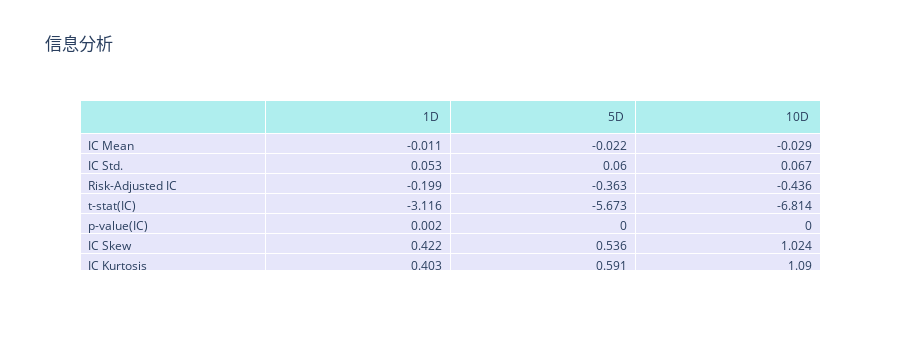
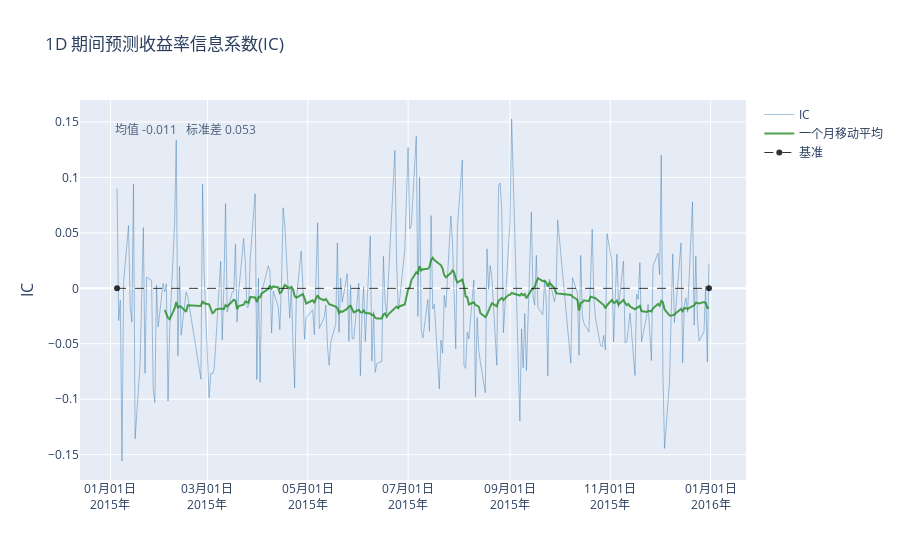
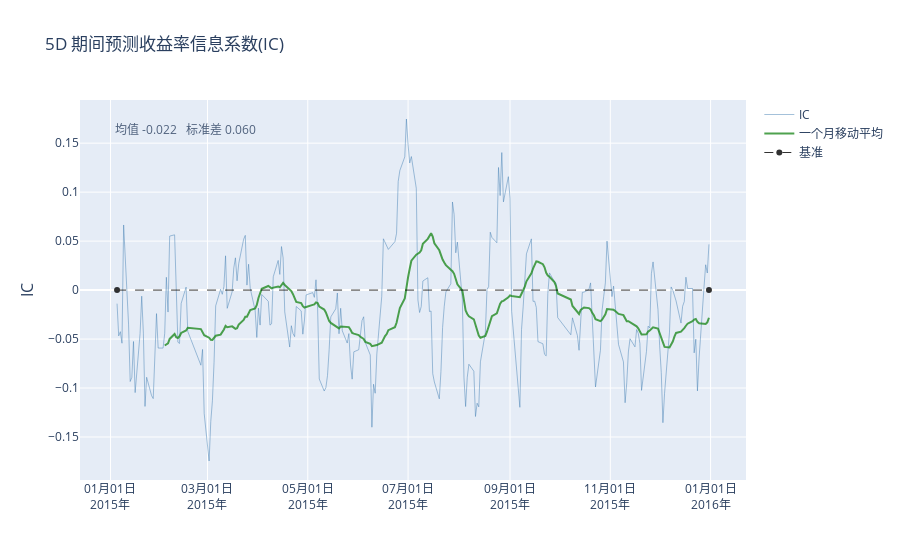
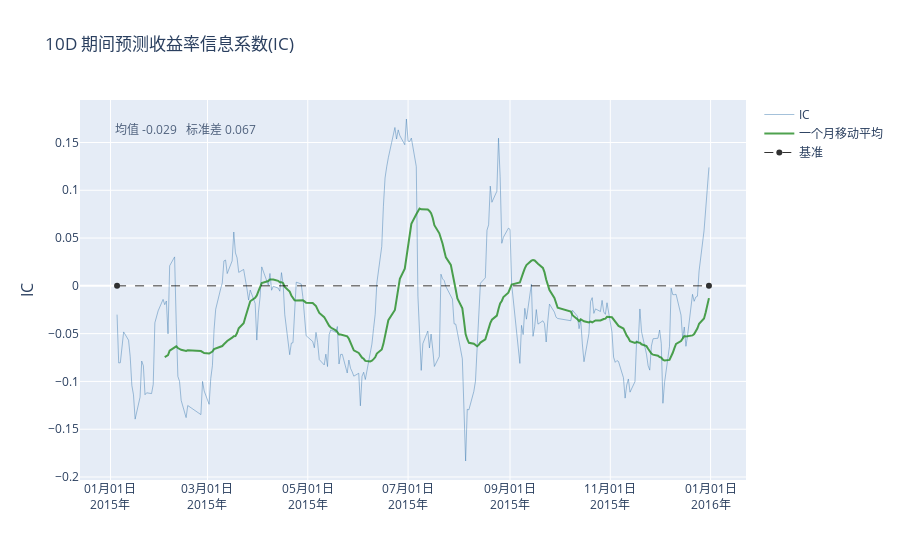

These figures' notebook cell, in order:
### Markdown cell above
## Create Group Neutral Tear Sheets

### Code cell
sector_labels, sector_labels[-1] = dict(Sector.SECTOR_NAMES), "Unknown"

merged_data = get_clean_factor_and_forward_returns(
    factor=factor_data['factor_to_analyze'],
    prices=pricing_data,
    groupby=factor_data['sector'],
    groupby_labels=sector_labels,
    binning_by_group=True,
    periods=(1,5,10)
)

create_information_tear_sheet(merged_data, by_group=True, group_neutral=True)
create_returns_tear_sheet(merged_data, by_group=True, group_neutral=True)

### Figure 1 — Plotly figure (JSON) as saved in the notebook; plotly's stock layout.template omitted (floating-point values rounded to 4 significant figures)
{"data": [{"cells": {"align": ["left", "right"], "fill": {"color": "lavender"}, "values": [["IC Mean", "IC Std.", "Risk-Adjusted IC", "t-stat(IC)", "p-value(IC)", "IC Skew", "IC Kurtosis"], [-0.011, 0.053, -0.199, -3.116, 0.002, 0.422, 0.403], [-0.022, 0.06, -0.363, -5.673, 0, 0.536, 0.591], [-0.029, 0.067, -0.436, -6.814, 0, 1.024, 1.09]]}, "header": {"align": ["left", "right"], "fill": {"color": "paleturquoise"}, "values": ["", "1D <br>", "5D <br>", "10D <br>"]}, "type": "table"}], "layout": {"height": 350, "title": {"text": "信息分析"}}}

### Figure 2 — Plotly figure (JSON) as saved in the notebook; plotly's stock layout.template omitted (floating-point values rounded to 4 significant figures; data arrays with more than 128 entries replaced by an {"elided": "..."} marker saying what was removed)
{"data": [{"line": {"color": "steelblue", "width": 0.7}, "name": "IC", "opacity": 0.7, "type": "scatter", "x": {"elided": "244 str values"}, "y": {"elided": "244 float values"}}, {"line": {"color": "forestgreen", "width": 2}, "name": "一个月移动平均", "opacity": 0.8, "type": "scatter", "x": {"elided": "223 str values"}, "y": {"elided": "223 float values"}}, {"line": {"color": "black", "dash": "dash", "width": 1}, "name": "基准", "opacity": 0.8, "type": "scatter", "x": ["2015-01-05T00:00:00+00:00", "2015-12-31T00:00:00+00:00"], "y": [0, 0]}], "layout": {"annotations": [{"font": {"size": 16}, "showarrow": false, "text": "IC", "textangle": -90, "x": 0, "xanchor": "right", "xref": "paper", "xshift": -40, "y": 0.5, "yanchor": "middle", "yref": "paper"}, {"align": "center", "opacity": 0.8, "showarrow": false, "text": "均值 -0.011 \n 标准差 0.053", "x": 0.05, "xref": "paper", "y": 0.95, "yref": "paper"}], "title": {"text": "1D 期间预测收益率信息系数(IC)"}, "xaxis": {"anchor": "y", "domain": [0, 1], "tickformat": "%m月%d日<br>%Y年"}, "yaxis": {"anchor": "x", "domain": [0, 1], "range": [null, null]}}}

### Figure 3 — Plotly figure (JSON) as saved in the notebook; plotly's stock layout.template omitted (floating-point values rounded to 4 significant figures; data arrays with more than 128 entries replaced by an {"elided": "..."} marker saying what was removed)
{"data": [{"line": {"color": "steelblue", "width": 0.7}, "name": "IC", "opacity": 0.7, "type": "scatter", "x": {"elided": "244 str values"}, "y": {"elided": "244 float values"}}, {"line": {"color": "forestgreen", "width": 2}, "name": "一个月移动平均", "opacity": 0.8, "type": "scatter", "x": {"elided": "223 str values"}, "y": {"elided": "223 float values"}}, {"line": {"color": "black", "dash": "dash", "width": 1}, "name": "基准", "opacity": 0.8, "type": "scatter", "x": ["2015-01-05T00:00:00+00:00", "2015-12-31T00:00:00+00:00"], "y": [0, 0]}], "layout": {"annotations": [{"font": {"size": 16}, "showarrow": false, "text": "IC", "textangle": -90, "x": 0, "xanchor": "right", "xref": "paper", "xshift": -40, "y": 0.5, "yanchor": "middle", "yref": "paper"}, {"align": "center", "opacity": 0.8, "showarrow": false, "text": "均值 -0.022 \n 标准差 0.060", "x": 0.05, "xref": "paper", "y": 0.95, "yref": "paper"}], "title": {"text": "5D 期间预测收益率信息系数(IC)"}, "xaxis": {"anchor": "y", "domain": [0, 1], "tickformat": "%m月%d日<br>%Y年"}, "yaxis": {"anchor": "x", "domain": [0, 1], "range": [null, null]}}}

### Figure 4 — Plotly figure (JSON) as saved in the notebook; plotly's stock layout.template omitted (floating-point values rounded to 4 significant figures; data arrays with more than 128 entries replaced by an {"elided": "..."} marker saying what was removed)
{"data": [{"line": {"color": "steelblue", "width": 0.7}, "name": "IC", "opacity": 0.7, "type": "scatter", "x": {"elided": "244 str values"}, "y": {"elided": "244 float values"}}, {"line": {"color": "forestgreen", "width": 2}, "name": "一个月移动平均", "opacity": 0.8, "type": "scatter", "x": {"elided": "223 str values"}, "y": {"elided": "223 float values"}}, {"line": {"color": "black", "dash": "dash", "width": 1}, "name": "基准", "opacity": 0.8, "type": "scatter", "x": ["2015-01-05T00:00:00+00:00", "2015-12-31T00:00:00+00:00"], "y": [0, 0]}], "layout": {"annotations": [{"font": {"size": 16}, "showarrow": false, "text": "IC", "textangle": -90, "x": 0, "xanchor": "right", "xref": "paper", "xshift": -40, "y": 0.5, "yanchor": "middle", "yref": "paper"}, {"align": "center", "opacity": 0.8, "showarrow": false, "text": "均值 -0.029 \n 标准差 0.067", "x": 0.05, "xref": "paper", "y": 0.95, "yref": "paper"}], "title": {"text": "10D 期间预测收益率信息系数(IC)"}, "xaxis": {"anchor": "y", "domain": [0, 1], "tickformat": "%m月%d日<br>%Y年"}, "yaxis": {"anchor": "x", "domain": [0, 1], "range": [null, null]}}}
